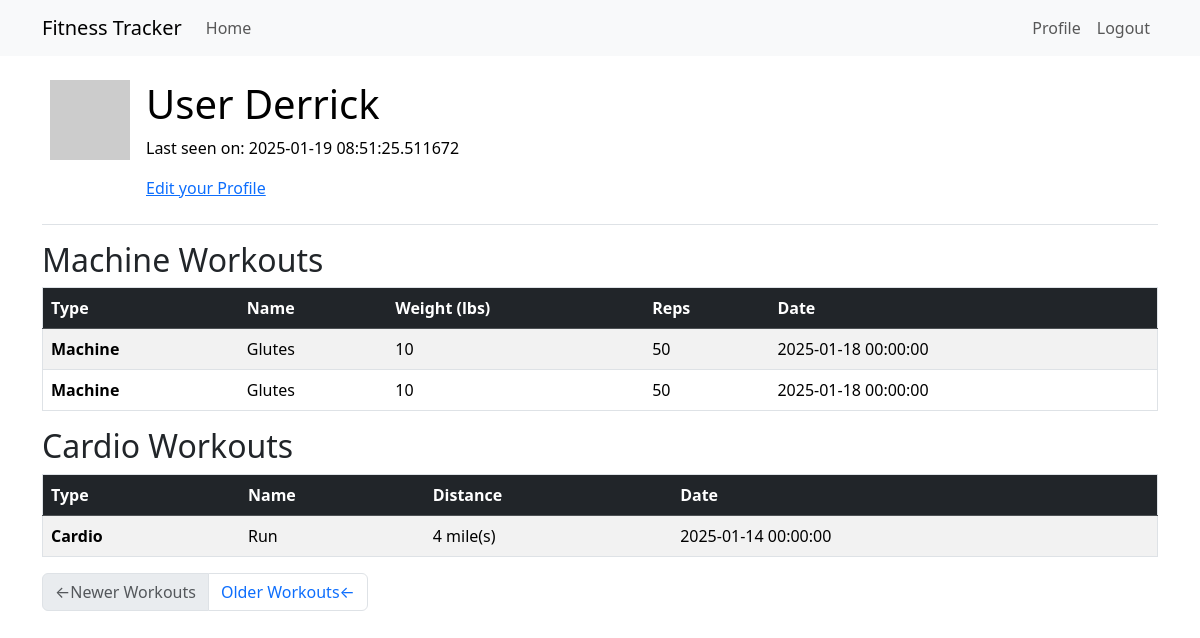
Page /user/Bob (signed in) on the earlier database version.
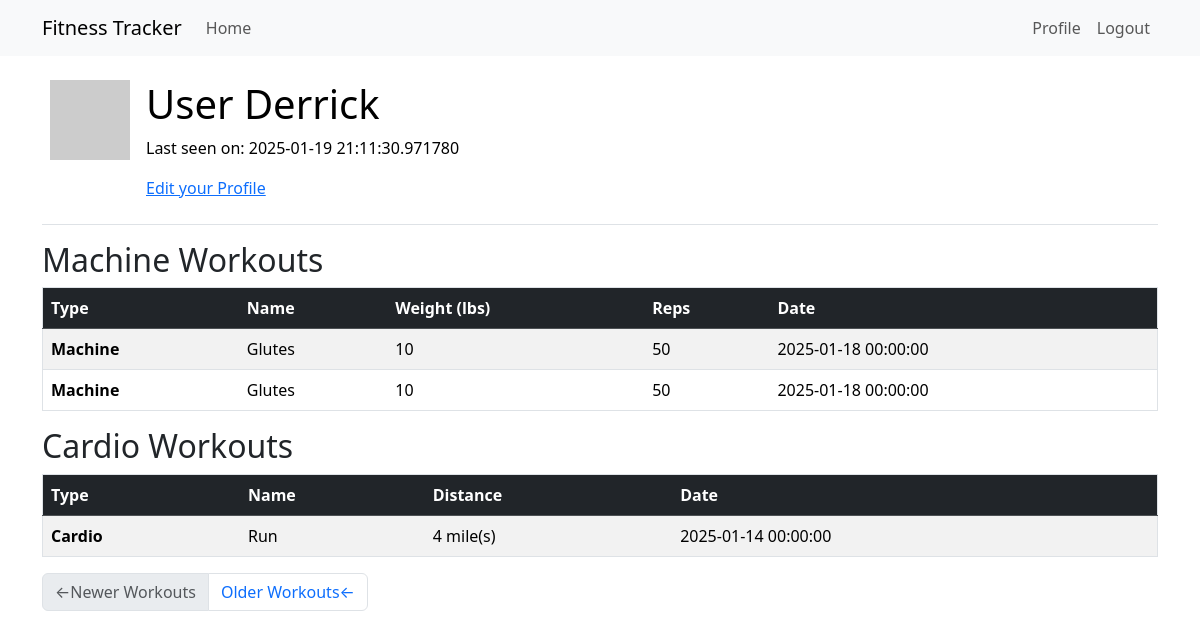
Same page on the later database version.
### app/models.py (models this page shows, shortened)
class User(UserMixin, db.Model):
    id: Mapped[int] = mapped_column(primary_key=True)
    username: Mapped[str] = mapped_column(String(64), index=True, unique=True)
    email: Mapped[str] = mapped_column(String(120), index=True, unique=True)
    password_hash: Mapped[Optional[str]] = mapped_column(String(256))
    workouts: Mapped[List['Workout']] = relationship(back_populates='user', lazy='dynamic')
    about_me: Mapped[Optional[str]] = mapped_column(String(140))
    last_seen: Mapped[Optional[datetime]] = mapped_column(
        default=lambda: datetime.now(timezone.utc))
    def avatar(self, size):
        digest = md5(self.email.lower().encode('utf-8')).hexdigest()
        return f'https://www.gravatar.com/avatar/{digest}?d=identicon&s={size}'

class MachineExercise(db.Model):
    id: Mapped[int] = mapped_column(primary_key=True)
    name: Mapped[str] = mapped_column(String(64), index=True)
    reps: Mapped[int] = mapped_column(Integer, default=1)
    weight: Mapped[int] = mapped_column(Integer, default=0)
    workouts: Mapped[List['Workout']] = relationship(secondary='workout_machine_exercise', back_populates='machine_exercises')

class Workout(db.Model):
    id: Mapped[int] = mapped_column(primary_key=True)
    date: Mapped[datetime] = mapped_column(index=True, default=lambda: datetime.now(timezone.utc))
    user_id: Mapped[int] = mapped_column(ForeignKey(User.id), index=True)
    user: Mapped[User] = relationship(back_populates='workouts')
    machine_exercises: Mapped[List["MachineExercise"]] = relationship(secondary='workout_machine_exercise', back_populates="workouts")
    cardio_exercises: Mapped[List["CardioExercise"]] = relationship(secondary='workout_cardio_exercise', back_populates="workouts")

class CardioExercise(db.Model):
    id: Mapped[int] = mapped_column(primary_key=True)
    name: Mapped[str] = mapped_column(String(64), index=True)
    distance: Mapped[int] = mapped_column(Integer, nullable=False, default=0)
    workouts: Mapped[List['Workout']] = relationship(secondary='workout_cardio_exercise', back_populates='cardio_exercises')

### app/routes.py (the view)
@app.route('/user/<username>')
@login_required
def user(username):
    if not current_user.is_authenticated:
        return redirect(url_for('index'))
    page = request.args.get('page', 1, type=int)
    user = db.first_or_404(sa.select(User).where(User.username == username))
    query = user.workouts.order_by(Workout.date.desc())
    workouts = db.paginate(query, page=page, per_page=app.config['WORKOUTS_PER_PAGE'], error_out=False)
    next_url = url_for('user', username=username, page=workouts.next_num) \
        if workouts.has_next else None
    prev_url = url_for('user', username=username, page=workouts.prev_num) \
        if workouts.has_prev else None
    return render_template('user.html', user=current_user, workouts=workouts.items, next_url=next_url, prev_url=prev_url)

### app/models.py (called while the page is built)
@login.user_loader
def load_user(id):
    return db.session.get(User, int(id))

### app/routes.py (called while the page is built)
@app.before_request
def before_request():
    if current_user.is_authenticated:
        current_user.last_seen = datetime.now(timezone.utc)
        db.session.commit()

### app/templates/user.html (shortened to what this page needs)
{% extends "base.html" %} {% block content %}
<table class="table table-hover">
  <tr>
    <td width="64px"><img src="{{ user.avatar(64) }}" /></td>
    <td>
      <h1>User {{ user.username }}</h1>
      {% if user.last_seen %}<p>Last seen on: {{ user.last_seen }}</p>{% endif %}
      {% if user == current_user %}
      <p><a href="{{ url_for('edit_profile') }}">Edit your Profile</a></p>
      {% endif %}
    </td>
  </tr>
</table>
{% include '_workout.html' %}
<nav aria-label="Post navigation">
  <ul class="pagination">
    <li class="page-item{% if not prev_url %} disabled{% endif %}">
      <a class="page-link" href="{{ prev_url }}">
        <span aria-hidden="true">&larr;</span>Newer Workouts
      </a>
    </li>
    <li class="page-item{% if not next_url %} disabled{% endif %}">
      <a class="page-link" href="{{ next_url }}">
        Older Workouts<span aria-hidden="true">&larr;</span>
      </a>
    </li>
  </ul>
</nav>
{% endblock %}

### app/templates/base.html (shortened to what this page needs)
<!doctype html>
<html lang="en">
  <head>
    <link
        href="https://cdn.jsdelivr.net/npm/bootstrap@5.3.2/dist/css/bootstrap.min.css"
        rel="stylesheet"
>
  </head>
  <body>
    <nav class="navbar navbar-expand-lg bg-body-tertiary">
      <div class="container">
        <a class="navbar-brand" href="{{ url_for('index') }}">Fitness Tracker</a>
        <div class="collapse navbar-collapse" id="navbarSupportedContent">
          <ul class="navbar-nav me-auto mb-2 mb-lg-0">
            <li class="nav-item">
              <a class="nav-link" aria-current="page" href="{{ url_for('index') }}">Home</a>
            </li>
          </ul>
          <ul class="navbar-nav mb-2 mb-lg-0">
            {% if current_user.is_anonymous %}
            <li class="nav-item">
              <a class="nav-link" aria-current="page" href="{{ url_for('login') }}">Login</a>
            </li>
            {% else %}
            <li class="nav-item">
              <a class="nav-link" aria-current="page" href="{{ url_for('user', username=current_user.username) }}">Profile</a>
            </li>
            <li class="nav-item">
              <a class="nav-link" aria-current="page" href="{{ url_for('logout') }}">Logout</a>
            </li>
            {% endif %}
          </ul>
        </div>
      </div>
    </nav>
    <div class="container mt-3">
      {% block content %}{% endblock %}
    </div>
  </body>
</html>

### app/templates/_workout.html
<div class="table-responsive">
  <h2>Machine Workouts</h2>
  <table class="table table-striped table-hover border">
    <thead class="table-dark">
      <tr>
        <th scope="col">Type</th>
        <th scope="col">Name</th>
        <th scope="col">Weight (lbs)</th>
        <th scope="col">Reps</th>
        <th scope="col">Date</th>
      </tr>
    </thead>
    <tbody>
      {% for workout in workouts %}
        {% for machine in workout.machine_exercises %}
        <tr>
          <td><strong>Machine</strong></td>
          <td>{{ machine.name }}</td>
          <td>{{ machine.weight }}</td>
          <td>{{ machine.reps }}</td>
          <td>{{ workout.date }}</td>
        </tr>
        {% endfor %}
      {% endfor %}
    </tbody>
  </table>
  <h2>Cardio Workouts</h2>
  <table class="table table-striped table-hover border">
    <thead class="table-dark">
      <tr>
        <th scope="col">Type</th>
        <th scope="col">Name</th>
        <th scope="col">Distance</th>
        <th scope="col">Date</th>
      </tr>
    </thead>
    <tbody>
      {% for workout in workouts %}
        {% for cardio in workout.cardio_exercises %}
        <tr>
          <td><strong>Cardio</strong></td>
          <td>{{ cardio.name }}</td>
          <td>{{ cardio.distance }} mile(s)</td>
          <td>{{ workout.date }}</td>
        </tr>
        {% endfor %}
      {% endfor %}
    </tbody>
  </table>
</div>

Differences in the rows shown:
changed User "Derrick": last_seen "2025-01-19 08:51:25.511672" → "2025-01-19 21:11:30.971780"
